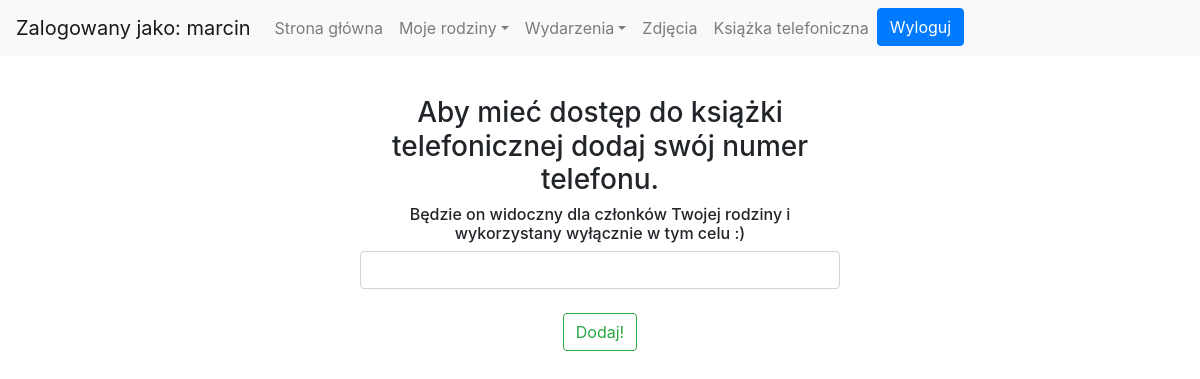
The page /main/phonebook/ (signed in) on the database as committed earlier.
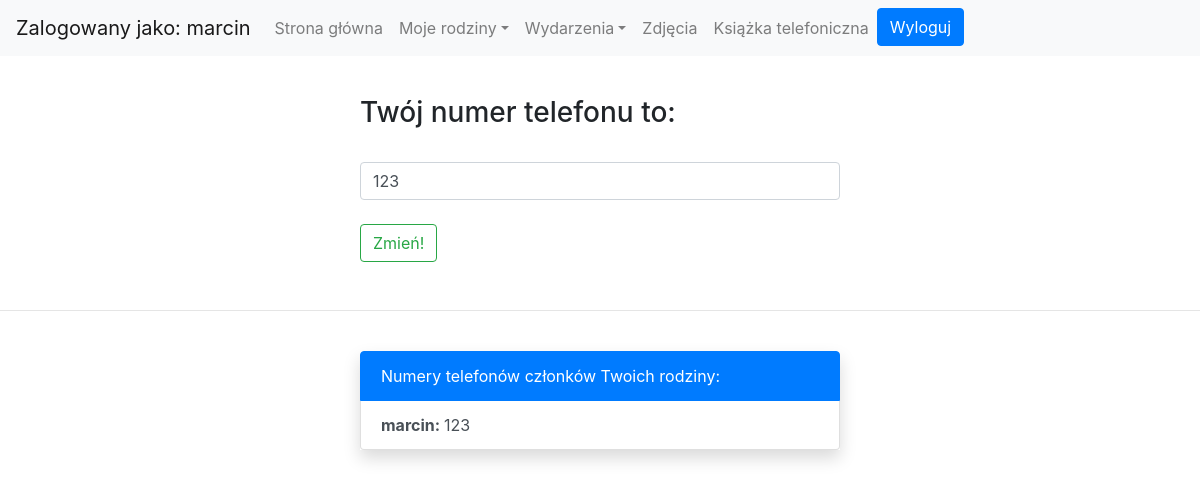
The same page on the database as committed later.
### logged/models.py (models this page shows, shortened)
class Phone(models.Model):
    author = models.CharField(max_length=256, default='None')
    phone_number = models.PositiveSmallIntegerField()

### logged/views.py (the view, shortened to what this page needs)
# urls.py: path('phonebook/', Phonebook, name='phonebook'),
@login_required
def Phonebook(request):
    if request.method=='GET':
        families = Family.objects.filter()
        phone_numbers = Phone.objects.all()
        numbers_in_my_families = []
        my_families = [] # families that I belong to
        members_of_my_families = []
        for family in families:
            for member in family.members.all():
                if str(member) == str(request.user.username):
                    my_families.append(family)
        for family in my_families:
            for member in family.members.all():
                members_of_my_families.append(member.member)
        members_of_my_families = list(dict.fromkeys(members_of_my_families))
        for number in phone_numbers:
            if number.author in members_of_my_families:
                numbers_in_my_families.append(number)
        numbers_in_my_families = list(dict.fromkeys(numbers_in_my_families))
        allow = False
        my_number = None
        for number in numbers_in_my_families:
            if number.author == request.user.username:
                my_number = number.phone_number
                allow = True
        return render(request, 'logged/phonebook.html', {'numbers_in_my_families':numbers_in_my_families, 'allow':allow,'my_number':my_number})

### Authentication/models.py (called while the page is built)
    def __str__(self):
        return self.member

### logged/templates/logged/phonebook.html (shortened to what this page needs)
<!doctype html>
<html lang="en">
  <head>
{% load static %}
{% load filters %}
    <link rel="stylesheet" href="https://stackpath.bootstrapcdn.com/bootstrap/4.4.1/css/bootstrap.min.css">
    <link rel="stylesheet" href="{% static 'Authentication/css/style.css' %}" />
  </head>
  <body>
<nav class="navbar fixed-top navbar-expand-lg navbar-light bg-light">
  <div class="collapse navbar-collapse" id="navbarTogglerDemo01">
    <a class="navbar-brand">Zalogowany jako: {{ user.username }}</a>
    <ul class="navbar-nav mr-auto mt-2 mt-lg-0">
        <li class="nav-item">
            <a class="nav-link" href="{% url 'logedin'%}">Strona główna</a>
        </li>
        <li class="nav-item dropdown">
            <a class="nav-link dropdown-toggle" data-toggle="dropdown" href="#" role="button" aria-haspopup="true" aria-expanded="false">Moje rodziny</a>
          </li>
          <li class="nav-item dropdown">
            <a class="nav-link dropdown-toggle" data-toggle="dropdown" href="#" role="button" aria-haspopup="true" aria-expanded="false">Wydarzenia</a>
          </li>
          <li class="nav-item">
            <a class="nav-link" href="{% url 'photos'%}">Zdjęcia</a>
          </li>
          <li class="nav-item">
            <a class="nav-link" href="{% url 'phonebook'%}">Książka telefoniczna</a>
          </li>
        <form action="{% url 'logoutuser' %}" method="POST">
            <button type="submit" class="btn btn-primary btn-block">Wyloguj</button>
        </form>
    </ul>
  </div>
</nav>
<br><br><br><br>
    {% if allow %}
        <div class="center-form">
            <h3>Twój numer telefonu to:</h3>
                <form method="POST">
                    <input name="what_to_do" class="form-control" value="edit_number" type="hidden"><br>
                    <input name="phone_number" class="form-control" value="{{ my_number }}"><br>
                    <button type="submit" class="btn btn-outline-success">Zmień!</button>
                </form>
        </div>
        <br><hr><br>
        <div>
            <ul class="list-group center-form shadow">
              <li class="list-group-item active">Numery telefonów członków Twoich rodziny:</li>
              {% for number in numbers_in_my_families%}
                <a href="{% url 'profile' number.author %}" class="list-group-item list-group-item-action"><b>{{ number.author }}: </b> {{ number.phone_number }}</a>
              {% endfor %}
            </ul>
         </div>
    {% else %}
        <div class="center-form" style="text-align: center">
        <h3>Aby mieć dostęp do książki telefonicznej dodaj swój numer telefonu.</h3>
        <h6>Będzie on widoczny dla członków Twojej rodziny i wykorzystany wyłącznie w tym celu :)</h6>
            <form method="POST">
                <input name="phone_number" class="form-control"><br>
                <button type="submit" class="btn btn-outline-success">Dodaj!</button>
            </form>
        </div>
    {% endif %}
  </body>
</html>

Rows that differ between the two databases and show on the page:
added Phone: author "marcin", phone_number "123"
Other text that changed with them:
form field phone_number: (not shown) → "123"
text no longer shown: "Aby mieć dostęp do książki telefonicznej dodaj swój numer telefonu. Będzie on widoczny dla członków Twojej rodziny i wykorzystany wyłącznie w tym celu :) Dodaj!"
text now shown: "Twój numer telefonu to: Zmień! Numery telefonów członków Twoich rodziny:"
